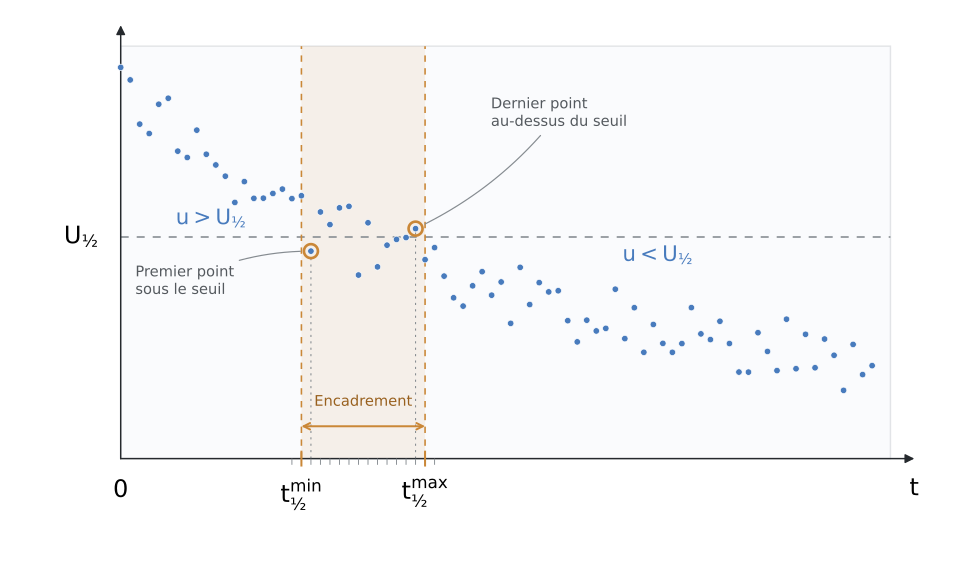

The Python source for this figure:
#!/usr/bin/env python3
"""Illustrer l'encadrement du temps de demi-descente d'un signal bruité.

Usage : python RCana_t12_bruit.py
Dépendances : NumPy et Matplotlib. Sortie : RCana_t12_bruit.svg, à côté
du script. Les données sont simulées pour illustrer plusieurs franchissements
du seuil ; elles ne proviennent pas de data-normal.txt.
"""

import os
from pathlib import Path
import tempfile

os.environ.setdefault(
    "MPLCONFIGDIR", str(Path(tempfile.gettempdir()) / "matplotlib-rcana-t12")
)

import matplotlib

matplotlib.use("Agg")
import matplotlib.pyplot as plt
from matplotlib.patches import Rectangle
import numpy as np


BLEU = "#487bbd"
ORANGE = "#ca8737"
GRIS = "#858b90"
U0, U_INF, TAU = 4.9, 0.85, 1.8
U_DEMI = (U0 + U_INF) / 2
XMAX = 4.2


def modele(t):
    return U_INF + (U0 - U_INF) * np.exp(-t / TAU)


def donnees_et_bornes():
    # Assez de points pour montrer le bruit, avec un pas visible sur le schéma.
    t = np.linspace(0, 4.1, 80)
    rng = np.random.default_rng(23)
    u = modele(t) + rng.uniform(-0.45, 0.45, len(t))
    # Choix des bornes utilisé dans le notebook : un échantillon de marge
    # autour du premier passage sous le seuil et du dernier point au-dessus.
    premier_sous = np.flatnonzero(u < U_DEMI)[0]
    dernier_dessus = np.flatnonzero(u > U_DEMI)[-1]
    # Écarter légèrement ce point du seuil pour faciliter la lecture du dessin.
    u[dernier_dessus] += 0.08
    if premier_sous == 0 or dernier_dessus == len(t) - 1:
        raise ValueError("L'acquisition doit encadrer les franchissements.")
    i_min = premier_sous - 1
    i_max = dernier_dessus + 1
    return t, u, i_min, i_max


def figure():
    plt.rcParams.update({
        "font.family": "DejaVu Sans", "font.size": 12,
        "mathtext.fontset": "dejavusans", "mathtext.default": "regular",
        "svg.fonttype": "path", "svg.hashsalt": "rcana-demi-descente-bruit",
        "savefig.facecolor": "white",
    })
    t, u, i_min, i_max = donnees_et_bornes()
    t_min, t_max = t[i_min], t[i_max]
    premier_sous = i_min + 1
    dernier_dessus = i_max - 1

    fig, ax = plt.subplots(figsize=(10, 6))
    fig.subplots_adjust(left=0.12, right=0.96, top=0.96, bottom=0.09)
    ax.set_xlim(-0.03, XMAX + 0.17)
    ax.set_ylim(-0.85, 5.65)
    ax.axis("off")
    ax.add_patch(Rectangle(
        (0, 0), XMAX, 5.35, facecolor="#fafbfd", edgecolor="#e2e4e7",
        linewidth=1.1, zorder=0,
    ))
    ax.add_patch(Rectangle(
        (t_min, 0), t_max - t_min, 5.35,
        facecolor=ORANGE, alpha=0.10, edgecolor="none", zorder=1,
    ))
    for fin in [(XMAX + 0.13, 0), (0, 5.62)]:
        ax.annotate(
            "", xy=fin, xytext=(0, 0),
            arrowprops=dict(arrowstyle="-|>", color="#25292d", lw=1.1,
                            mutation_scale=14, shrinkA=0, shrinkB=0),
        )
    ax.text(XMAX + 0.13, -0.24, "$t$", fontsize=18, ha="center", va="top")
    ax.text(0, -0.26, "0", fontsize=18, ha="center", va="top")

    ax.plot([0, XMAX], [U_DEMI, U_DEMI], color=GRIS,
            lw=1.2, linestyle=(0, (5, 5)), zorder=2)
    ax.text(-0.12, U_DEMI, "$U_{½}$", ha="right", va="center",
            fontsize=18, clip_on=False)
    ax.scatter(t, u, s=24, color=BLEU, edgecolors="white", linewidths=0.5,
               zorder=4)

    # Les points entourés sont les franchissements extrêmes ; les bornes
    # correspondent aux échantillons voisins situés juste à l'extérieur.
    for indice in [premier_sous, dernier_dessus]:
        ax.scatter([t[indice]], [u[indice]], s=110, facecolors="none",
                   edgecolors=ORANGE, linewidths=2, zorder=5)
        ax.plot([t[indice], t[indice]], [0, u[indice]], color=GRIS,
                lw=0.8, linestyle=(0, (2, 4)), zorder=2)

    voisins = (t >= t_min - 0.08) & (t <= t_max + 0.08)
    ax.vlines(t[voisins], -0.08, 0, color=GRIS, linewidth=0.7, zorder=3)
    for instant, label in [
        (t_min, "$t_{½}^{min}$"),
        (t_max, "$t_{½}^{max}$"),
    ]:
        ax.plot([instant, instant], [0, 5.35], color=ORANGE, lw=1.2,
                linestyle=(0, (4, 4)), zorder=2)
        ax.plot([instant, instant], [-0.09, 0.09], color=ORANGE, lw=1.5,
                zorder=3)
        ax.text(instant, -0.26, label, ha="center", va="top", fontsize=18)

    fleche = dict(arrowstyle="-", color=GRIS, lw=0.9,
                  connectionstyle="arc3,rad=-0.12", shrinkB=8)
    ax.annotate("Premier point\nsous le seuil",
                xy=(t[premier_sous], u[premier_sous]), xytext=(0.08, 2.3),
                fontsize=11, color="#54595e", va="center",
                arrowprops=fleche)
    ax.annotate("Dernier point\nau-dessus du seuil",
                xy=(t[dernier_dessus], u[dernier_dessus]),
                xytext=(2.02, 4.48), fontsize=11, color="#54595e",
                va="center", arrowprops=fleche)

    ax.text(t_min / 2, U_DEMI + 0.10, "$u > U_{½}$", fontsize=16,
            color=BLEU, ha="center", va="bottom")
    ax.text((t_max + XMAX) / 2, U_DEMI - 0.10, "$u < U_{½}$", fontsize=16,
            color=BLEU, ha="center", va="top")

    ax.annotate(
        "", xy=(t_min, 0.42), xytext=(t_max, 0.42),
        arrowprops=dict(arrowstyle="<->", color=ORANGE, lw=1.5,
                        mutation_scale=12, shrinkA=0, shrinkB=0),
    )
    ax.text((t_min + t_max) / 2, 0.64, "Encadrement",
            fontsize=11, color="#98601e", ha="center", va="bottom")
    return fig


def main():
    fig = figure()
    fichier = Path(__file__).resolve().with_suffix(".svg")
    fig.savefig(fichier, metadata={
        "Date": None, "Title": "Encadrement du temps de demi-descente",
        "Description": "Signal bruité : le premier point sous le seuil et "
        "le dernier point au-dessus sont entourés. La borne minimale est "
        "l'instant échantillonné juste avant le premier, et la borne maximale "
        "l'instant échantillonné juste après le dernier.",
    })
    plt.close(fig)
    print(fichier)


if __name__ == "__main__":
    main()
